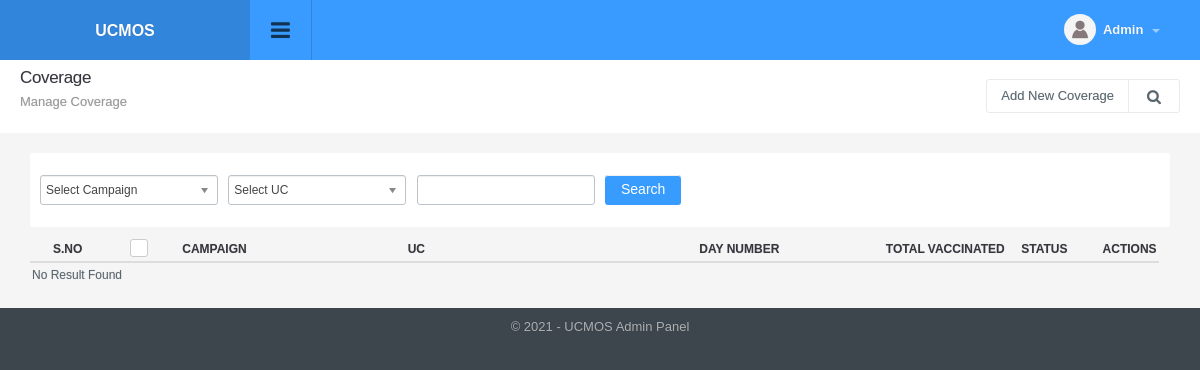
Page /coverage_manage.php (signed in) on the earlier database version.
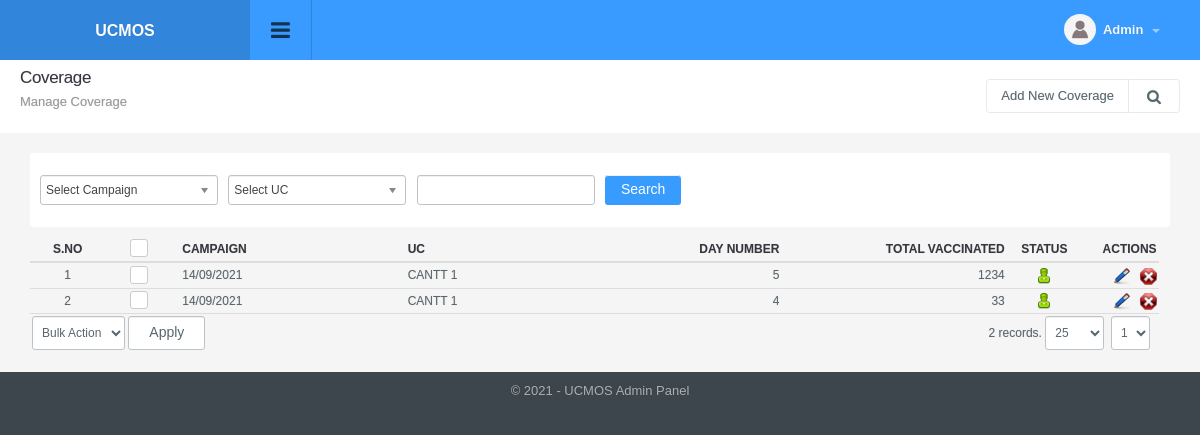
Same page on the later database version.
### tables this page shows
CREATE TABLE `config_variable` (
  `id` int(11) NOT NULL,
  `config_type_id` int(11) NOT NULL,
  `title` varchar(512) NOT NULL,
  `notes` varchar(512) NOT NULL,
  `type` varchar(200) NOT NULL,
  `default_values` text NOT NULL,
  `key` varchar(200) NOT NULL,
  `value` text NOT NULL,
  `sortorder` int(11) NOT NULL
);

CREATE TABLE `coverage` (
  `id` int(11) NOT NULL,
  `campaign_id` int(11) NOT NULL,
  `uc_id` int(11) NOT NULL,
  `day_number` int(11) NOT NULL,
  `total_vaccinated` int(11) NOT NULL,
  `user_if` int(1) NOT NULL,
  `status` int(1) NOT NULL DEFAULT 1,
  `ts` timestamp NOT NULL DEFAULT current_timestamp() ON UPDATE current_timestamp()
);

CREATE TABLE `campaign` (
  `id` int(11) NOT NULL,
  `start_date` date NOT NULL,
  `total_days` int(11) NOT NULL
);

CREATE TABLE `uc` (
  `id` int(11) NOT NULL,
  `tehseel_id` int(11) NOT NULL,
  `name` varchar(220) NOT NULL,
  `admin_id` int(11) NOT NULL,
  `target` varchar(220) NOT NULL,
  `status` int(1) NOT NULL DEFAULT 1,
  `ts` timestamp NOT NULL DEFAULT current_timestamp() ON UPDATE current_timestamp()
);

### include/utility.php (called while the page is built, shortened)
<?php
function get_config($var){
	global $dblink;
	$sql="select value from config_variable where `key`='".slash($var)."'";
	$resConfig=doquery($sql,$dblink);
	if(numrows($resConfig)>0){
		while($rowConfig=dofetch($resConfig))
			return unslash($rowConfig["value"]);
	}
}
$site_title=get_config("site_title");
function slash($str){
	if(!is_array($str))
		return utf8_encode(addslashes($str));
	else{
		for($i=0; $i<count($str); $i++)
			$str[$i]=slash($str[$i]);
		return $str;
	}
}
function unslash($str){
	return stripslashes(utf8_decode($str));
	}
function date_convert($date_added){
	if( !empty( $date_added ) ) {
		return date("d/m/Y", strtotime($date_added));
	}
	else{
		return $date_added;
	}
}
function get_field($table_id, $table, $field_name='title'){
 	global $dblink;
 	$rs=doquery("select ".$field_name." from $table where id='".$table_id."'", $dblink);
 	if(numrows($rs)>0){
 		$r=dofetch($rs);
 		return unslash($r[$field_name]);
 	}
}

### include/db.php (called while the page is built, shortened)
<?php
function doquery($qr,$lnk){
	@$res=mysqli_query($lnk,$qr) or die($qr." - ".mysqli_error($lnk));
	return $res;
}
function dofetch($rs){
	@$rec=mysqli_fetch_array($rs);
	return $rec;
}
function numrows($rs){
	return mysqli_num_rows($rs);
}

### modules/coverage/list.php (the view, shortened to what this page needs)
<?php
$q="";
$extra='';
$is_search=false;
if(isset($_SESSION["coverage_manage"]["q"]))
	$q=$_SESSION["coverage_manage"]["q"];
else
	$q="";
if(isset($_SESSION["coverage_manage"]["campaign_id"]))
	$campaign_id=$_SESSION["coverage_manage"]["campaign_id"];
else
	$campaign_id="";
if(isset($_SESSION["coverage_manage"]["uc_id"]))
	$uc_id=$_SESSION["coverage_manage"]["uc_id"];
else
	$uc_id="";
?>
<div class="page-header">
	<h1 class="title"> Coverage</h1>
  	<ol class="breadcrumb">
    	<li class="active">Manage Coverage</li>
  	</ol>
  	<div class="right">
    	<div class="btn-group" role="group" aria-label="...">
        	<a href="coverage_manage.php?tab=add" class="btn btn-light editproject">Add New Coverage</a> <a id="topstats" class="btn btn-light" href="#"><i class="fa fa-search"></i></a>
        </div>
  	</div>
</div>
<ul class="topstats clearfix search_filter"<?php if($is_search) echo ' style="display: block"';?>>
	<li class="col-xs-12 col-lg-12 col-sm-12">
        <div>
        	<form class="form-horizontal" action="" method="get">
                <div class="col-sm-2 col-xs-2">
                	<select name="campaign_id" id="campaign_id" class="custom_select select_multiple">
                        <option value=""<?php echo ($campaign_id=="")? " selected":"";?>>Select Campaign</option>
                    </select>
                </div>
                <div class="col-sm-2 col-xs-2">
                	<select name="uc_id" id="uc_id" class="custom_select select_multiple">
                        <option value=""<?php echo ($uc_id=="")? " selected":"";?>>Select UC</option>
                    </select>
                </div>
                <div class="col-sm-2 col-xs-8">
                  <input type="text" title="Enter String" value="<?php echo $q;?>" name="q" id="search" class="form-control" >
                </div>
                <div class="col-sm-1 col-xs-2">
                    <input type="submit" class="btn btn-default btn-l" value="Search" alt="Search Record" title="Search Record" />
                </div>
          	</form>
        </div>
  	</li>
</ul>
<div class="panel-body table-responsive">
	<table class="table table-hover list">
    	<thead>
            <tr>
                <th width="5%" class="text-center">S.no</th>
                <th class="text-center" width="5%"><div class="checkbox checkbox-primary">
                    <label for="select_all"></label></div></th>
                <th width="15%">Campaign</th>
                <th width="15%">UC</th>
                <th width="10%" class="text-right">Day Number</th>
                <th width="15%" class="text-right">Total Vaccinated</th>
                <th class="text-center" width="5%">Status</th>
                <th width="5%" class="text-right">Actions</th>
            </tr>
    	</thead>
    	<tbody>
			<?php
            $sql="select a.*, b.start_date from coverage a inner join campaign b on a.campaign_id = b.id where 1 $extra";
            $rs=show_page($rows, $pageNum, $sql);
            if(numrows($rs)>0){
                $sn=1;
                while($r=dofetch($rs)){
                    ?>
                    <tr>
                        <td class="text-center"><?php echo $sn;?></td>
                        <td class="text-center"><div class="checkbox margin-t-0 checkbox-primary">
                            <label for="<?php echo "rec_".$sn?>"></label></div>
                        </td>
                        <td><?php echo date_convert($r["start_date"]); ?></td>
                        <td><?php echo get_field($r["uc_id"], "uc", "name"); ?></td>
                        <td class="text-right"><?php echo unslash($r["day_number"]); ?></td>
                        <td class="text-right"><?php echo unslash($r["total_vaccinated"]); ?></td>
                        <td class="text-center"><a href="coverage_manage.php?id=<?php echo $r['id'];?>&tab=status&s=<?php echo ($r["status"]==0)?1:0;?>">
                            <?php
                            if($r["status"]==0){
                                ?>
                                <img src="images/offstatus.png" alt="Off" title="Set Status On">
                                <?php
                            }
                            else{
                                ?>
                                <img src="images/onstatus.png" alt="On" title="Set Status Off">
                                <?php
                            }
                            ?>
                        </a></td>
                        <td class="text-right">
                            <a href="coverage_manage.php?tab=edit&id=<?php echo $r['id'];?>"><img title="Edit Record" alt="Edit" src="images/edit.png"></a>&nbsp;&nbsp;
                            <a onclick="return confirm('Are you sure you want to delete')" href="coverage_manage.php?id=<?php echo $r['id'];?>&amp;tab=delete"><img title="Delete Record" alt="Delete" src="images/delete.png"></a>
                        </td>
                    </tr>
                    <?php
                    $sn++;
                }
                ?>
                <tr>
                    <td colspan="5" class="actions">
                        <select name="bulk_action" id="bulk_action" title="Choose Action">
                            <option value="null">Bulk Action</option>
                        </select>
                        <input type="button" name="apply" value="Apply" id="apply_bulk_action" class="btn btn-light" title="Apply Action"  />
                    </td>
                    <td colspan="3" class="paging" title="Paging" align="right"><?php echo pages_list($rows, "coverage", $sql, $pageNum)?></td>
                </tr>
                <?php
            }
            else{
                ?>
                <tr>
                    <td colspan="8"  class="no-record">No Result Found</td>
                </tr>
                <?php
            }
            ?>
    	</tbody>
  	</table>
</div>

### include/header.php (shortened to what this page needs)
<!DOCTYPE html PUBLIC "-//W3C//DTD XHTML 1.0 Transitional//EN" "http://www.w3.org/TR/xhtml1/DTD/xhtml1-transitional.dtd">
<html xmlns="http://www.w3.org/1999/xhtml">
<head>
<link type="text/css" rel="stylesheet" href="css/font-awesome.min.css" />
<link type="text/css" rel="stylesheet" href="css/font-awesome.css" />
<link type="text/css" rel="stylesheet"  href="css/bootstrap.css" />
<link rel="stylesheet" href="css/bootstrap-datetimepicker.min.css" />
<link type="text/css" rel="stylesheet"  href="css/awesome-bootstrap-checkbox.css" />
<link href="css/general.css" type="text/css" rel="stylesheet" />
<link type="text/css" rel="stylesheet"  href="css/style.css" />
<link rel="stylesheet" href="//code.jquery.com/ui/1.12.1/themes/base/jquery-ui.css">
</head>
<body>
	<div id="wrapper" class="round_corners">
    	<div id="top" class="clearfix">
            <div class="applogo">
			<a href="index.php" class="logo"><?php $admin_logo=get_config("admin_logo"); if(empty($admin_logo)) echo $site_title; else { ?><img src="<?php echo $file_upload_root;?>config/<?php echo $admin_logo?>" /><?php }?></a>
            </div>
            <a class="sidebar-open-button" href="#"><i class="fa fa-bars"></i></a>
            <ul class="top-right">
            	<li class="dropdown link">
                	<a class="dropdown-toggle profilebox" data-toggle="dropdown" href="#">
                    	<img alt="img" src="images/profileimg-default.png">
                        <b><?php echo ucfirst((isset($_SESSION["logged_in_admin"]) && $_SESSION["logged_in_admin"]!="")?$_SESSION["logged_in_admin"]["name"]:"Guest");?></b>
                        <span class="caret"></span>
                    </a>
                </li>
           </ul>
        </div>
		<div class="content" style="margin-left:0">

### coverage_manage.php (shortened to what this page needs)
<?php
include("include/db.php");
include("include/utility.php");
include("include/paging.php");
$tab_array=array("list", "add", "edit", "status", "delete", "bulk_action");
if(isset($_REQUEST["tab"]) && in_array($_REQUEST["tab"], $tab_array)){
	$tab=$_REQUEST["tab"];
}
else{
	$tab="list";
}
?>
<?php include("include/header.php");?>
  <div class="container-widget row">
    <div class="col-md-12">
      <?php
		switch($tab){
			case 'list':
				include("modules/coverage/list.php");
			break;
		}
      ?>
    </div>
  </div>
</div>
<?php include("include/footer.php");?>

### include/footer.php (shortened to what this page needs)
<div id="footer" class="bottom_round_corners">
	<div id="footer_content">
    	<address>&copy; <?php echo date("Y");?> - <?php echo $site_title; ?> Admin Panel</address>
    </div>
</div>
<link href="js/fancybox/jquery.fancybox.min.css" rel="stylesheet" type="text/css" />
<link href="js/chosen/chosen.css" rel="stylesheet" type="text/css" />
<link rel="stylesheet" type="text/css" href="css/angularjs-datetime-picker.css" />
</body>
</html>

### include/paging.php (shortened to what this page needs)
<?php
if(isset($_SESSION["rows"]))
	$rows=$_SESSION["rows"];
else
	$rows=25;
if(isset($_REQUEST['page'])){
	$pageNum = $_REQUEST['page'];
}
else{
	$pageNum=1;
}
function show_page($rows, $pageNum, $query){
	global $dblink;
	$rowsPerPage = $rows;
	$pageNum = $pageNum;
	$offset = ($pageNum - 1) * $rowsPerPage;
	$query = $query." LIMIT $offset, $rowsPerPage";
	$result = doquery($query, $dblink);
	return $result;
}
function pages_list($rowsPerPage, $table, $qr="", $pageNum){
	global $dblink;
	if($qr==""){
		$query   = "SELECT COUNT(*) AS numrows FROM $table";
		$result  = mysql_query($query) or die('Error, query failed');
		$row     = mysql_fetch_array($result);
		$total_rows = $row['numrows'];
	}
	else{
		$result  = doquery($qr, $dblink);
		$total_rows = numrows($result);
	}
	$maxPage = ceil($total_rows/$rowsPerPage);
	$self = $_SERVER['PHP_SELF'];
	$nav  = "<select name='page' onChange=\"window.location.href='$self?page='+this.value\">";
	for($page = 1; $page <= $maxPage; $page++)
	{
	   $nav .= " <option value'$page'".($page == $pageNum?' selected':'').">$page</option> ";
	}
	$nav .= "</select>";
	if ($pageNum > 1)
	{
   		$page  = $pageNum - 1;
   		$prev  = " <a href=\"$self?page=$page\" class=\"prev\">Prev</a> ";
		$first = " <a href=\"$self?page=1\" class=\"first\">First</a> ";
	}
	else
	{
	   $prev  = '&nbsp;';
	   $first = '&nbsp;';
	}
	if ($pageNum < $maxPage)
	{
	   $page = $pageNum + 1;
	   $next = " <a href=\"$self?page=$page\" class=\"next\">Next</a> ";
	   $last = " <a href=\"$self?page=$maxPage\" class=\"last\">Last</a> ";
	}
	else
	{
	   $next = '&nbsp;';
	   $last = '&nbsp;';
	}
	if($total_rows!=0){
		$numrows="<select name='rows' onChange=\"window.location.href='$self?rows='+this.value\">";
		$numrows.="<option value='10' ";
		$numrows.=">10</option>";
		$numrows.="<option value='25' ";
	if($rowsPerPage==25)
		$numrows.="selected";
		$numrows.=">25</option>";
		$numrows.="<option value='100' ";
		$numrows.=">100</option>";
		$numrows.="<option value='1000' ";
		$numrows.=">1000</option>";
		$numrows.="</select>";
	}
	else
		$numrows="";
    return $total_rows.' records. '.$numrows.$first . $prev . $nav . $next . $last;
}
?>

Differences in the rows shown:
added coverage: campaign.start_date "14/09/2021", uc.name "CANTT 1", day_number "5", total_vaccinated "1234", status 1 (drawn)
added coverage: campaign.start_date "14/09/2021", uc.name "CANTT 1", day_number "4", total_vaccinated "33", status 1 (drawn)
Other differences:
form field bulk_action: (not shown) → "Bulk Action"
form field apply: (not shown) → "Apply"
pages_list($rows, "coverage", $sql, $pageNum): (not shown) → "2 records."
form field rows: (not shown) → "25"
form field page: (not shown) → "1"
text no longer shown: "No Result Found"
